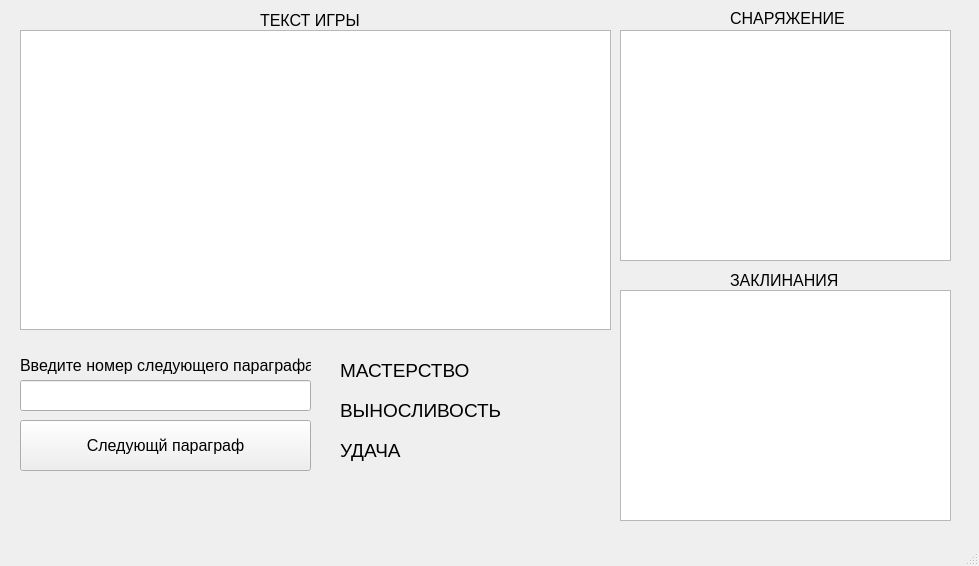
<?xml version="1.0" encoding="UTF-8"?>
<ui version="4.0">
 <class>MainWindow</class>
 <widget class="QMainWindow" name="MainWindow">
  <property name="geometry">
   <rect>
    <x>0</x>
    <y>0</y>
    <width>979</width>
    <height>566</height>
   </rect>
  </property>
  <property name="sizePolicy">
   <sizepolicy hsizetype="Preferred" vsizetype="Preferred">
    <horstretch>0</horstretch>
    <verstretch>0</verstretch>
   </sizepolicy>
  </property>
  <property name="minimumSize">
   <size>
    <width>500</width>
    <height>500</height>
   </size>
  </property>
  <property name="windowTitle">
   <string>MainWindow</string>
  </property>
  <widget class="QWidget" name="centralwidget">
   <widget class="QPushButton" name="pushButton">
    <property name="geometry">
     <rect>
      <x>20</x>
      <y>420</y>
      <width>291</width>
      <height>51</height>
     </rect>
    </property>
    <property name="sizePolicy">
     <sizepolicy hsizetype="Minimum" vsizetype="Fixed">
      <horstretch>100</horstretch>
      <verstretch>100</verstretch>
     </sizepolicy>
    </property>
    <property name="font">
     <font>
      <pointsize>12</pointsize>
     </font>
    </property>
    <property name="text">
     <string>Следующй параграф</string>
    </property>
   </widget>
   <widget class="QLabel" name="label">
    <property name="geometry">
     <rect>
      <x>260</x>
      <y>10</y>
      <width>231</width>
      <height>21</height>
     </rect>
    </property>
    <property name="sizePolicy">
     <sizepolicy hsizetype="Preferred" vsizetype="Preferred">
      <horstretch>100</horstretch>
      <verstretch>100</verstretch>
     </sizepolicy>
    </property>
    <property name="font">
     <font>
      <pointsize>12</pointsize>
      <weight>50</weight>
      <bold>false</bold>
     </font>
    </property>
    <property name="text">
     <string>ТЕКСТ ИГРЫ</string>
    </property>
   </widget>
   <widget class="QTextEdit" name="textEdit">
    <property name="geometry">
     <rect>
      <x>20</x>
      <y>30</y>
      <width>591</width>
      <height>300</height>
     </rect>
    </property>
    <property name="sizePolicy">
     <sizepolicy hsizetype="Preferred" vsizetype="Preferred">
      <horstretch>0</horstretch>
      <verstretch>0</verstretch>
     </sizepolicy>
    </property>
    <property name="minimumSize">
     <size>
      <width>300</width>
      <height>300</height>
     </size>
    </property>
    <property name="font">
     <font>
      <pointsize>10</pointsize>
     </font>
    </property>
   </widget>
   <widget class="QLineEdit" name="lineEdit">
    <property name="geometry">
     <rect>
      <x>20</x>
      <y>380</y>
      <width>291</width>
      <height>31</height>
     </rect>
    </property>
    <property name="sizePolicy">
     <sizepolicy hsizetype="Expanding" vsizetype="Fixed">
      <horstretch>100</horstretch>
      <verstretch>100</verstretch>
     </sizepolicy>
    </property>
    <property name="font">
     <font>
      <pointsize>14</pointsize>
     </font>
    </property>
    <property name="inputMask">
     <string/>
    </property>
   </widget>
   <widget class="QTableWidget" name="tableWidget">
    <property name="geometry">
     <rect>
      <x>620</x>
      <y>30</y>
      <width>331</width>
      <height>231</height>
     </rect>
    </property>
    <property name="sizePolicy">
     <sizepolicy hsizetype="Preferred" vsizetype="Preferred">
      <horstretch>100</horstretch>
      <verstretch>100</verstretch>
     </sizepolicy>
    </property>
    <property name="font">
     <font>
      <pointsize>10</pointsize>
     </font>
    </property>
   </widget>
   <widget class="QTableWidget" name="tableWidget_2">
    <property name="geometry">
     <rect>
      <x>620</x>
      <y>290</y>
      <width>331</width>
      <height>231</height>
     </rect>
    </property>
    <property name="sizePolicy">
     <sizepolicy hsizetype="Preferred" vsizetype="Preferred">
      <horstretch>100</horstretch>
      <verstretch>100</verstretch>
     </sizepolicy>
    </property>
    <property name="font">
     <font>
      <pointsize>9</pointsize>
     </font>
    </property>
   </widget>
   <widget class="QLabel" name="label_2">
    <property name="geometry">
     <rect>
      <x>20</x>
      <y>350</y>
      <width>291</width>
      <height>31</height>
     </rect>
    </property>
    <property name="sizePolicy">
     <sizepolicy hsizetype="Preferred" vsizetype="Preferred">
      <horstretch>100</horstretch>
      <verstretch>100</verstretch>
     </sizepolicy>
    </property>
    <property name="font">
     <font>
      <pointsize>12</pointsize>
     </font>
    </property>
    <property name="text">
     <string>Введите номер следующего параграфа</string>
    </property>
   </widget>
   <widget class="QLabel" name="label_3">
    <property name="geometry">
     <rect>
      <x>730</x>
      <y>10</y>
      <width>121</width>
      <height>16</height>
     </rect>
    </property>
    <property name="sizePolicy">
     <sizepolicy hsizetype="Preferred" vsizetype="Preferred">
      <horstretch>100</horstretch>
      <verstretch>100</verstretch>
     </sizepolicy>
    </property>
    <property name="font">
     <font>
      <pointsize>12</pointsize>
     </font>
    </property>
    <property name="text">
     <string>СНАРЯЖЕНИЕ</string>
    </property>
   </widget>
   <widget class="QLabel" name="label_4">
    <property name="geometry">
     <rect>
      <x>730</x>
      <y>270</y>
      <width>121</width>
      <height>21</height>
     </rect>
    </property>
    <property name="sizePolicy">
     <sizepolicy hsizetype="Preferred" vsizetype="Preferred">
      <horstretch>100</horstretch>
      <verstretch>100</verstretch>
     </sizepolicy>
    </property>
    <property name="font">
     <font>
      <pointsize>12</pointsize>
     </font>
    </property>
    <property name="text">
     <string>ЗАКЛИНАНИЯ</string>
    </property>
   </widget>
   <widget class="QLabel" name="label_5">
    <property name="geometry">
     <rect>
      <x>340</x>
      <y>360</y>
      <width>211</width>
      <height>21</height>
     </rect>
    </property>
    <property name="sizePolicy">
     <sizepolicy hsizetype="Preferred" vsizetype="Preferred">
      <horstretch>100</horstretch>
      <verstretch>100</verstretch>
     </sizepolicy>
    </property>
    <property name="font">
     <font>
      <pointsize>14</pointsize>
     </font>
    </property>
    <property name="text">
     <string>МАСТЕРСТВО</string>
    </property>
   </widget>
   <widget class="QLabel" name="label_6">
    <property name="geometry">
     <rect>
      <x>340</x>
      <y>400</y>
      <width>211</width>
      <height>21</height>
     </rect>
    </property>
    <property name="sizePolicy">
     <sizepolicy hsizetype="Preferred" vsizetype="Preferred">
      <horstretch>100</horstretch>
      <verstretch>100</verstretch>
     </sizepolicy>
    </property>
    <property name="font">
     <font>
      <pointsize>14</pointsize>
     </font>
    </property>
    <property name="text">
     <string>ВЫНОСЛИВОСТЬ</string>
    </property>
   </widget>
   <widget class="QLabel" name="label_7">
    <property name="geometry">
     <rect>
      <x>340</x>
      <y>440</y>
      <width>211</width>
      <height>21</height>
     </rect>
    </property>
    <property name="sizePolicy">
     <sizepolicy hsizetype="Preferred" vsizetype="Preferred">
      <horstretch>100</horstretch>
      <verstretch>100</verstretch>
     </sizepolicy>
    </property>
    <property name="font">
     <font>
      <pointsize>14</pointsize>
     </font>
    </property>
    <property name="text">
     <string>УДАЧА</string>
    </property>
   </widget>
  </widget>
  <widget class="QMenuBar" name="menubar">
   <property name="geometry">
    <rect>
     <x>0</x>
     <y>0</y>
     <width>979</width>
     <height>21</height>
    </rect>
   </property>
  </widget>
  <widget class="QStatusBar" name="statusbar"/>
 </widget>
 <resources/>
 <connections/>
</ui>
